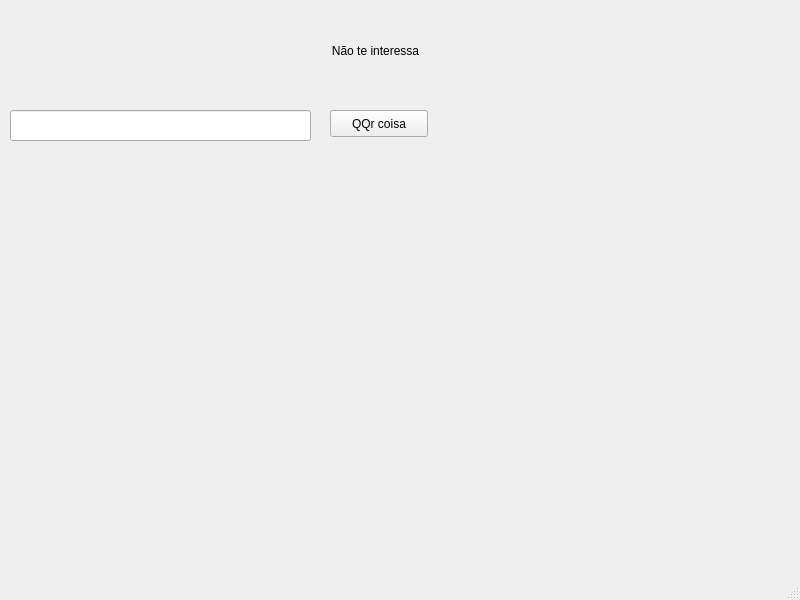
<?xml version="1.0" encoding="UTF-8"?>
<ui version="4.0">
 <class>MainWindow</class>
 <widget class="QMainWindow" name="MainWindow">
  <property name="geometry">
   <rect>
    <x>0</x>
    <y>0</y>
    <width>800</width>
    <height>600</height>
   </rect>
  </property>
  <property name="windowTitle">
   <string>MainWindow</string>
  </property>
  <widget class="QWidget" name="centralwidget">
   <widget class="QWidget" name="verticalLayoutWidget">
    <property name="geometry">
     <rect>
      <x>10</x>
      <y>10</y>
      <width>731</width>
      <height>81</height>
     </rect>
    </property>
    <layout class="QVBoxLayout" name="verticalLayout">
     <item>
      <widget class="QLabel" name="label">
       <property name="layoutDirection">
        <enum>Qt::RightToLeft</enum>
       </property>
       <property name="text">
        <string>Não te interessa</string>
       </property>
       <property name="alignment">
        <set>Qt::AlignCenter</set>
       </property>
      </widget>
     </item>
    </layout>
   </widget>
   <widget class="QLineEdit" name="lineEdit">
    <property name="geometry">
     <rect>
      <x>10</x>
      <y>110</y>
      <width>301</width>
      <height>31</height>
     </rect>
    </property>
   </widget>
   <widget class="QPushButton" name="pushButton">
    <property name="geometry">
     <rect>
      <x>330</x>
      <y>110</y>
      <width>98</width>
      <height>27</height>
     </rect>
    </property>
    <property name="text">
     <string>QQr coisa</string>
    </property>
   </widget>
  </widget>
  <widget class="QMenuBar" name="menubar">
   <property name="geometry">
    <rect>
     <x>0</x>
     <y>0</y>
     <width>800</width>
     <height>25</height>
    </rect>
   </property>
  </widget>
  <widget class="QStatusBar" name="statusbar"/>
 </widget>
 <resources/>
 <connections/>
</ui>
